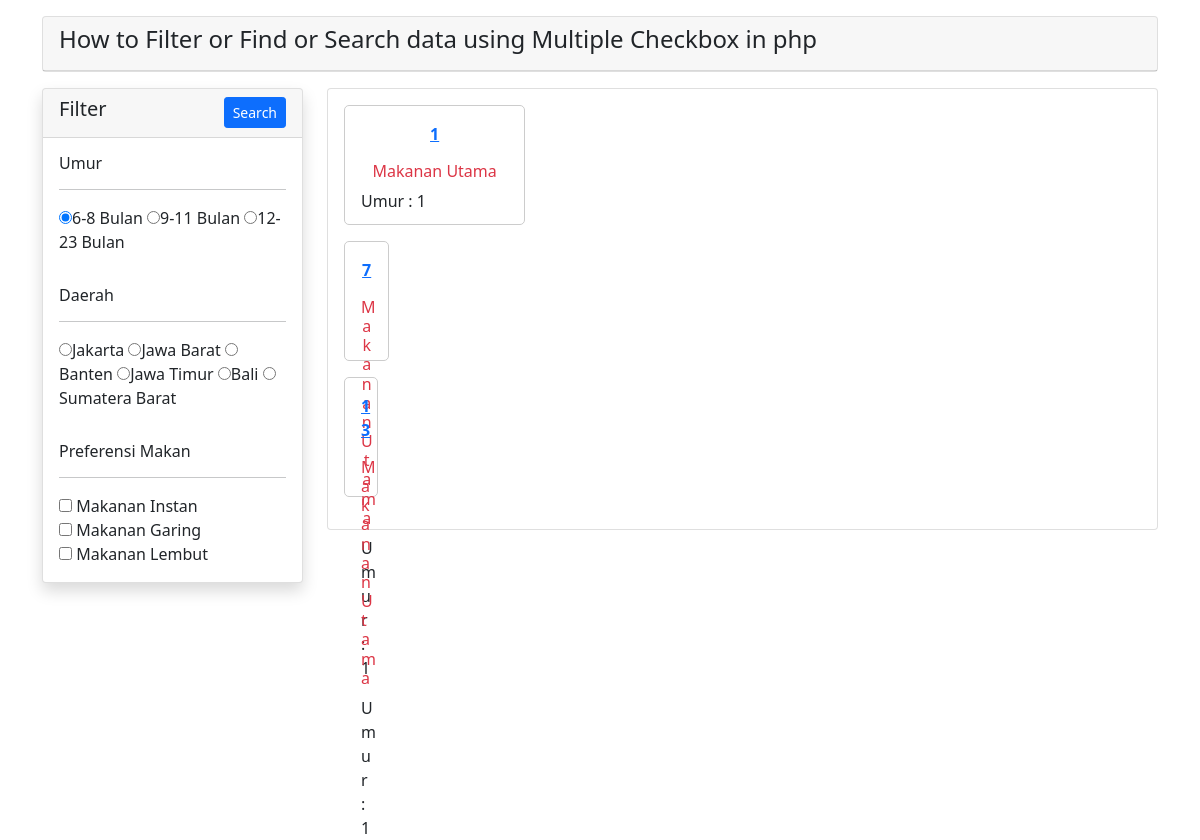
Screenshot of /index.php?umur=1 with the database file from the repository.
### tables this page shows
CREATE TABLE `preferensi` (
  `preferensi_id` int(11) NOT NULL,
  `jenis` varchar(100) NOT NULL
);

CREATE TABLE `tabel_coba` (
  `id` int(11) NOT NULL,
  `umur_id` int(100) NOT NULL,
  `menu_id` int(100) NOT NULL,
  `kategori` varchar(100) NOT NULL,
  `lokasi_id` int(11) NOT NULL,
  `preferensi` text NOT NULL
);

### index.php (the view, shortened to what this page needs)
<!DOCTYPE html>
<html lang="en">
<head>
    <link href="https://cdn.jsdelivr.net/npm/bootstrap@5.0.0-beta1/dist/css/bootstrap.min.css" rel="stylesheet">
</head>
<body>
    <div class="container">
        <div class="row">
            <div class="col-md-12">
                <div class="card mt-3">
                    <div class="card-header">
                        <h4>How to Filter or Find or Search data using Multiple Checkbox in php</h4>
                    </div>
                </div>
            </div>
            <div class="col-md-3">
                <form action="" method="GET">
                    <div class="card shadow mt-3">
                        <div class="card-header">
                            <h5>Filter
                                <button type="submit" class="btn btn-primary btn-sm float-end">Search</button>
                            </h5>
                        </div>
                        <div class="card-body">
                            <h6> Umur </h6>
                            <hr>
                            <?php
                                $con = mysqli_connect("localhost","root","","tugas_akhir");
                                        ?>
                                            <div>
                                                <input type="radio" name="umur"
                                                    <?php if (isset($_GET['umur']) && $_GET['umur']==1) {echo "checked";}?>
                                                    value=1>6-8 Bulan
                                                <input type="radio" name="umur"
                                                    <?php if (isset($_GET['umur']) && $_GET['umur']==2) {echo "checked";}?>
                                                    value=2>9-11 Bulan
                                                 <input type="radio" name="umur"
                                                    <?php if (isset($_GET['umur']) && $_GET['umur']==3) {echo "checked";}?>
                                                    value=3>12-23 Bulan
                                            </div>
                        </div>
                        <div class="card-body">
                            <h6>Daerah</h6>
                            <hr>
                                <div>
                                <input type="radio" name="lokasi"
                                     <?php if (isset($_GET['lokasi']) && $_GET['lokasi']==1) {echo "checked";}?>
                                     value=1>Jakarta
                                <input type="radio" name="lokasi"
                                     <?php if (isset($_GET['lokasi']) && $_GET['lokasi']==2) {echo "checked";}?>
                                     value=2>Jawa Barat
                                <input type="radio" name="lokasi"
                                     <?php if (isset($_GET['lokasi']) && $_GET['lokasi']==3) {echo "checked";}?>
                                     value=3>Banten
                                     <input type="radio" name="lokasi"
                                     <?php if (isset($_GET['lokasi']) && $_GET['lokasi']==4) {echo "checked";}?>
                                     value=4>Jawa Timur
                                <input type="radio" name="lokasi"
                                     <?php if (isset($_GET['lokasi']) && $_GET['lokasi']==5) {echo "checked";}?>
                                     value=5>Bali
                                <input type="radio" name="lokasi"
                                     <?php if (isset($_GET['lokasi']) && $_GET['lokasi']==6) {echo "checked";}?>
                                     value=6>Sumatera Barat
                                            </div>
                        </div>
                        <div class="card-body">
                            <h6> Preferensi Makan </h6>
                            <hr>
                            <?php
                                $kesukaan_query = "SELECT * FROM preferensi";
                                $kesukaan_query_run  = mysqli_query($con, $kesukaan_query);
                                if(mysqli_num_rows($kesukaan_query_run) > 0)
                                {
                                    foreach($kesukaan_query_run as $kesukaanlist)
                                    {
                                        $checked = [];
                                        ?>
                                            <div>
                                                <input type="checkbox" name="jenis[]" value="<?= $kesukaanlist['preferensi_id']; ?>"
                                                    <?php if(in_array($kesukaanlist['preferensi_id'], $checked)){ echo "checked"; } ?>
                                                 />
                                                <?= $kesukaanlist['jenis']; ?>
                                            </div>
                                        <?php
                                    }
                                }
                                else
                                {
                                    echo "Tidak ada Preferensi yang cocok";
                                }
                            ?>
                        </div>
                    </div>
                </form>
            </div>
            <div class="col-md-9 mt-3">
                <div class="card ">
                    <div class="card-body row">
                        <?php
                            if(isset($_GET['umur']) || isset($_GET['lokasi']) || isset($_GET['jenis']))
                            {
                                if(isset($_GET['umur'])){
                                    $umur= $_GET['umur'];
                                    $menu = "SELECT * FROM tabel_coba WHERE umur_id = $umur";
                                }
                                $menu_run = mysqli_query($con, $menu);
                                if(mysqli_num_rows($menu_run) > 0)
                                {
                                    while ($menuitems =mysqli_fetch_array($menu_run))
                                           echo' <div class="col-sm-4 col-lg-3 col-md-3">
                                                <div style="border:1px solid #ccc; border-radius:5px; padding:16px; margin-bottom:16px; height:120px;">
                                                <p align="center"><strong><a href="#">'. $menuitems['menu_id'] .'</a></strong></p>
                                                <h6 style="text-align:center;" class="text-danger" >'. $menuitems['kategori'] .'</h6>
                                                <p>Umur : '. $menuitems['umur_id'].' <br />
                                            </div>
                                        ';
                                }
                                else
                                {
                                    echo "Rekomendasi Belum Tersedia";
                                }
                            }
                        ?>
                    </div>
                </div>
            </div>
        </div>
    </div>
</body>
</html>

### rows the page displays
preferensi: jenis "Makanan Instan"
preferensi: jenis "Makanan Garing"
preferensi: jenis "Makanan Lembut"
tabel_coba: menu "1", kategori "Makanan Utama", umur "1"
tabel_coba: menu "7", kategori "Makanan Utama", umur "1"
tabel_coba: menu "13", kategori "Makanan Utama", umur "1"
